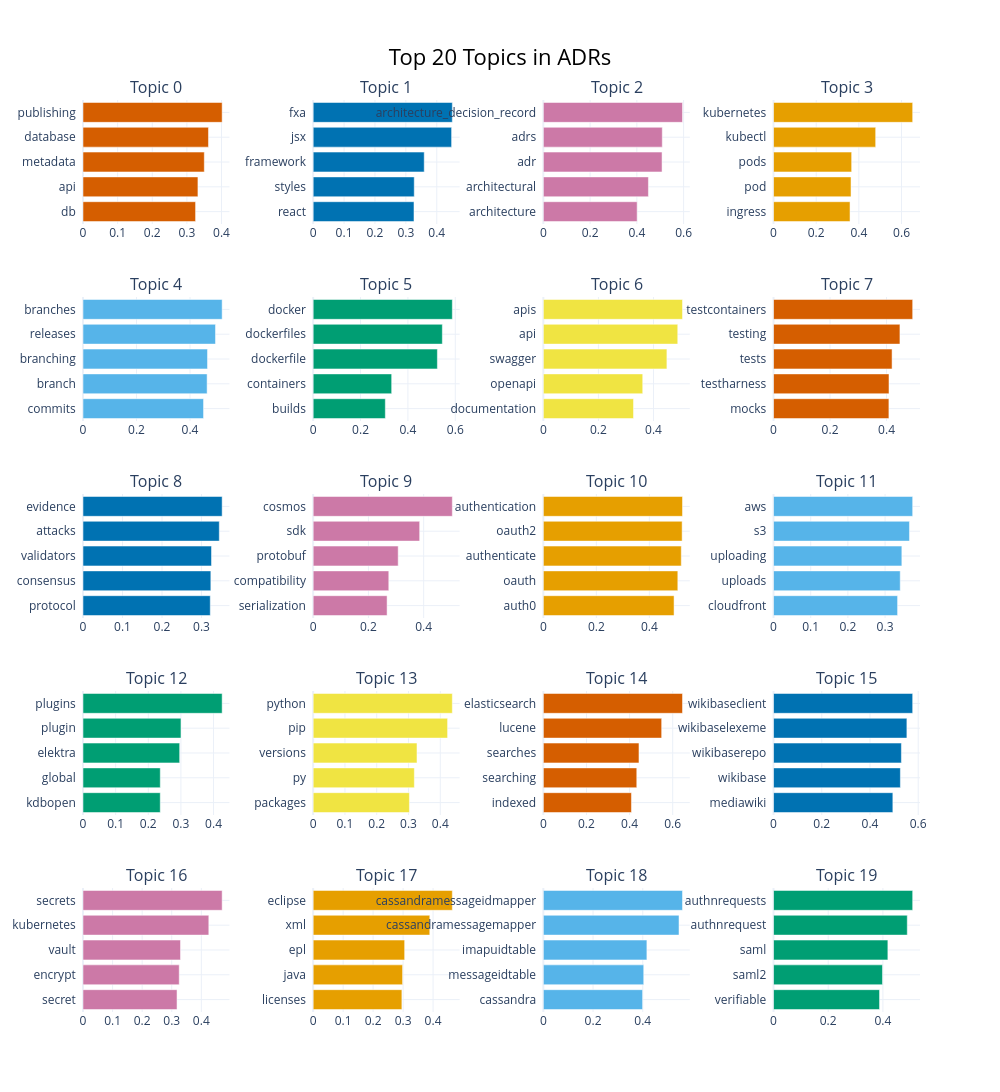

Notebook code cell kept with this figure:
### Code cell
# Bar chart of representative terms for the 20 most prevalent topics.
topic_model.visualize_barchart(
    custom_labels=False,
    top_n_topics=20,
    title="Top 20 Topics in ADRs",
)

### Figure 1 — Plotly figure (JSON) as saved in the notebook; plotly's stock layout.template omitted (floating-point values rounded to 4 significant figures)
{"data": [{"marker": {"color": "#D55E00"}, "orientation": "h", "type": "bar", "x": [0.3251, 0.3319, 0.3503, 0.3623, 0.4018], "xaxis": "x", "y": ["db  ", "api  ", "metadata  ", "database  ", "publishing  "], "yaxis": "y"}, {"marker": {"color": "#0072B2"}, "orientation": "h", "type": "bar", "x": [0.3263, 0.3271, 0.3594, 0.448, 0.4504], "xaxis": "x2", "y": ["react  ", "styles  ", "framework  ", "jsx  ", "fxa  "], "yaxis": "y2"}, {"marker": {"color": "#CC79A7"}, "orientation": "h", "type": "bar", "x": [0.4012, 0.4494, 0.5077, 0.5087, 0.5952], "xaxis": "x3", "y": ["architecture  ", "architectural  ", "adr  ", "adrs  ", "architecture_decision_record  "], "yaxis": "y3"}, {"marker": {"color": "#E69F00"}, "orientation": "h", "type": "bar", "x": [0.3586, 0.3633, 0.3662, 0.4788, 0.6523], "xaxis": "x4", "y": ["ingress  ", "pod  ", "pods  ", "kubectl  ", "kubernetes  "], "yaxis": "y4"}, {"marker": {"color": "#56B4E9"}, "orientation": "h", "type": "bar", "x": [0.4506, 0.4639, 0.4654, 0.4952, 0.5201], "xaxis": "x5", "y": ["commits  ", "branch  ", "branching  ", "releases  ", "branches  "], "yaxis": "y5"}, {"marker": {"color": "#009E73"}, "orientation": "h", "type": "bar", "x": [0.3046, 0.3314, 0.5244, 0.5453, 0.5875], "xaxis": "x6", "y": ["builds  ", "containers  ", "dockerfile  ", "dockerfiles  ", "docker  "], "yaxis": "y6"}, {"marker": {"color": "#F0E442"}, "orientation": "h", "type": "bar", "x": [0.3274, 0.3609, 0.4486, 0.4881, 0.5053], "xaxis": "x7", "y": ["documentation  ", "openapi  ", "swagger  ", "api  ", "apis  "], "yaxis": "y7"}, {"marker": {"color": "#D55E00"}, "orientation": "h", "type": "bar", "x": [0.4084, 0.4087, 0.4197, 0.4475, 0.4926], "xaxis": "x8", "y": ["mocks  ", "testharness  ", "tests  ", "testing  ", "testcontainers  "], "yaxis": "y8"}, {"marker": {"color": "#0072B2"}, "orientation": "h", "type": "bar", "x": [0.3222, 0.3237, 0.3253, 0.3451, 0.3523], "xaxis": "x9", "y": ["protocol  ", "consensus  ", "validators  ", "attacks  ", "evidence  "], "yaxis": "y9"}, {"marker": {"color": "#CC79A7"}, "orientation": "h", "type": "bar", "x": [0.2675, 0.2737, 0.3077, 0.3855, 0.5037], "xaxis": "x10", "y": ["serialization  ", "compatibility  ", "protobuf  ", "sdk  ", "cosmos  "], "yaxis": "y10"}, {"marker": {"color": "#E69F00"}, "orientation": "h", "type": "bar", "x": [0.4934, 0.5075, 0.5206, 0.5238, 0.5252], "xaxis": "x11", "y": ["auth0  ", "oauth  ", "authenticate  ", "oauth2  ", "authentication  "], "yaxis": "y11"}, {"marker": {"color": "#56B4E9"}, "orientation": "h", "type": "bar", "x": [0.3337, 0.3408, 0.3452, 0.3656, 0.3743], "xaxis": "x12", "y": ["cloudfront  ", "uploads  ", "uploading  ", "s3  ", "aws  "], "yaxis": "y12"}, {"marker": {"color": "#009E73"}, "orientation": "h", "type": "bar", "x": [0.2367, 0.2368, 0.2962, 0.3002, 0.4264], "xaxis": "x13", "y": ["kdbopen  ", "global  ", "elektra  ", "plugin  ", "plugins  "], "yaxis": "y13"}, {"marker": {"color": "#F0E442"}, "orientation": "h", "type": "bar", "x": [0.3029, 0.3184, 0.3267, 0.423, 0.4379], "xaxis": "x14", "y": ["packages  ", "py  ", "versions  ", "pip  ", "python  "], "yaxis": "y14"}, {"marker": {"color": "#D55E00"}, "orientation": "h", "type": "bar", "x": [0.4086, 0.4334, 0.4436, 0.5489, 0.6455], "xaxis": "x15", "y": ["indexed  ", "searching  ", "searches  ", "lucene  ", "elasticsearch  "], "yaxis": "y15"}, {"marker": {"color": "#0072B2"}, "orientation": "h", "type": "bar", "x": [0.4948, 0.526, 0.5303, 0.553, 0.577], "xaxis": "x16", "y": ["mediawiki  ", "wikibase  ", "wikibaserepo  ", "wikibaselexeme  ", "wikibaseclient  "], "yaxis": "y16"}, {"marker": {"color": "#CC79A7"}, "orientation": "h", "type": "bar", "x": [0.3179, 0.3253, 0.3296, 0.4253, 0.4704], "xaxis": "x17", "y": ["secret  ", "encrypt  ", "vault  ", "kubernetes  ", "secrets  "], "yaxis": "y17"}, {"marker": {"color": "#E69F00"}, "orientation": "h", "type": "bar", "x": [0.296, 0.2983, 0.3052, 0.389, 0.4643], "xaxis": "x18", "y": ["licenses  ", "java  ", "epl  ", "xml  ", "eclipse  "], "yaxis": "y18"}, {"marker": {"color": "#56B4E9"}, "orientation": "h", "type": "bar", "x": [0.3994, 0.404, 0.4167, 0.5459, 0.56], "xaxis": "x19", "y": ["cassandra  ", "messageidtable  ", "imapuidtable  ", "cassandramessagemapper  ", "cassandramessageidmapper  "], "yaxis": "y19"}, {"marker": {"color": "#009E73"}, "orientation": "h", "type": "bar", "x": [0.3877, 0.3984, 0.4181, 0.4891, 0.5089], "xaxis": "x20", "y": ["verifiable  ", "saml2  ", "saml  ", "authnrequest  ", "authnrequests  "], "yaxis": "y20"}], "layout": {"annotations": [{"font": {"size": 16}, "showarrow": false, "text": "Topic 0", "x": 0.0875, "xanchor": "center", "xref": "paper", "y": 1.0, "yanchor": "bottom", "yref": "paper"}, {"font": {"size": 16}, "showarrow": false, "text": "Topic 1", "x": 0.3625, "xanchor": "center", "xref": "paper", "y": 1.0, "yanchor": "bottom", "yref": "paper"}, {"font": {"size": 16}, "showarrow": false, "text": "Topic 2", "x": 0.6375, "xanchor": "center", "xref": "paper", "y": 1.0, "yanchor": "bottom", "yref": "paper"}, {"font": {"size": 16}, "showarrow": false, "text": "Topic 3", "x": 0.9125, "xanchor": "center", "xref": "paper", "y": 1.0, "yanchor": "bottom", "yref": "paper"}, {"font": {"size": 16}, "showarrow": false, "text": "Topic 4", "x": 0.0875, "xanchor": "center", "xref": "paper", "y": 0.784, "yanchor": "bottom", "yref": "paper"}, {"font": {"size": 16}, "showarrow": false, "text": "Topic 5", "x": 0.3625, "xanchor": "center", "xref": "paper", "y": 0.784, "yanchor": "bottom", "yref": "paper"}, {"font": {"size": 16}, "showarrow": false, "text": "Topic 6", "x": 0.6375, "xanchor": "center", "xref": "paper", "y": 0.784, "yanchor": "bottom", "yref": "paper"}, {"font": {"size": 16}, "showarrow": false, "text": "Topic 7", "x": 0.9125, "xanchor": "center", "xref": "paper", "y": 0.784, "yanchor": "bottom", "yref": "paper"}, {"font": {"size": 16}, "showarrow": false, "text": "Topic 8", "x": 0.0875, "xanchor": "center", "xref": "paper", "y": 0.568, "yanchor": "bottom", "yref": "paper"}, {"font": {"size": 16}, "showarrow": false, "text": "Topic 9", "x": 0.3625, "xanchor": "center", "xref": "paper", "y": 0.568, "yanchor": "bottom", "yref": "paper"}, {"font": {"size": 16}, "showarrow": false, "text": "Topic 10", "x": 0.6375, "xanchor": "center", "xref": "paper", "y": 0.568, "yanchor": "bottom", "yref": "paper"}, {"font": {"size": 16}, "showarrow": false, "text": "Topic 11", "x": 0.9125, "xanchor": "center", "xref": "paper", "y": 0.568, "yanchor": "bottom", "yref": "paper"}, {"font": {"size": 16}, "showarrow": false, "text": "Topic 12", "x": 0.0875, "xanchor": "center", "xref": "paper", "y": 0.352, "yanchor": "bottom", "yref": "paper"}, {"font": {"size": 16}, "showarrow": false, "text": "Topic 13", "x": 0.3625, "xanchor": "center", "xref": "paper", "y": 0.352, "yanchor": "bottom", "yref": "paper"}, {"font": {"size": 16}, "showarrow": false, "text": "Topic 14", "x": 0.6375, "xanchor": "center", "xref": "paper", "y": 0.352, "yanchor": "bottom", "yref": "paper"}, {"font": {"size": 16}, "showarrow": false, "text": "Topic 15", "x": 0.9125, "xanchor": "center", "xref": "paper", "y": 0.352, "yanchor": "bottom", "yref": "paper"}, {"font": {"size": 16}, "showarrow": false, "text": "Topic 16", "x": 0.0875, "xanchor": "center", "xref": "paper", "y": 0.136, "yanchor": "bottom", "yref": "paper"}, {"font": {"size": 16}, "showarrow": false, "text": "Topic 17", "x": 0.3625, "xanchor": "center", "xref": "paper", "y": 0.136, "yanchor": "bottom", "yref": "paper"}, {"font": {"size": 16}, "showarrow": false, "text": "Topic 18", "x": 0.6375, "xanchor": "center", "xref": "paper", "y": 0.136, "yanchor": "bottom", "yref": "paper"}, {"font": {"size": 16}, "showarrow": false, "text": "Topic 19", "x": 0.9125, "xanchor": "center", "xref": "paper", "y": 0.136, "yanchor": "bottom", "yref": "paper"}], "height": 1250, "hoverlabel": {"bgcolor": "white", "font": {"family": "Rockwell", "size": 16}}, "showlegend": false, "title": {"font": {"color": "Black", "size": 22}, "text": "Top 20 Topics in ADRs", "x": 0.5, "xanchor": "center", "yanchor": "top"}, "width": 1000, "xaxis": {"anchor": "y", "domain": [0, 0.175], "showgrid": true}, "xaxis10": {"anchor": "y10", "domain": [0.275, 0.45], "showgrid": true}, "xaxis11": {"anchor": "y11", "domain": [0.55, 0.725], "showgrid": true}, "xaxis12": {"anchor": "y12", "domain": [0.825, 1], "showgrid": true}, "xaxis13": {"anchor": "y13", "domain": [0, 0.175], "showgrid": true}, "xaxis14": {"anchor": "y14", "domain": [0.275, 0.45], "showgrid": true}, "xaxis15": {"anchor": "y15", "domain": [0.55, 0.725], "showgrid": true}, "xaxis16": {"anchor": "y16", "domain": [0.825, 1], "showgrid": true}, "xaxis17": {"anchor": "y17", "domain": [0, 0.175], "showgrid": true}, "xaxis18": {"anchor": "y18", "domain": [0.275, 0.45], "showgrid": true}, "xaxis19": {"anchor": "y19", "domain": [0.55, 0.725], "showgrid": true}, "xaxis2": {"anchor": "y2", "domain": [0.275, 0.45], "showgrid": true}, "xaxis20": {"anchor": "y20", "domain": [0.825, 1], "showgrid": true}, "xaxis3": {"anchor": "y3", "domain": [0.55, 0.725], "showgrid": true}, "xaxis4": {"anchor": "y4", "domain": [0.825, 1], "showgrid": true}, "xaxis5": {"anchor": "y5", "domain": [0, 0.175], "showgrid": true}, "xaxis6": {"anchor": "y6", "domain": [0.275, 0.45], "showgrid": true}, "xaxis7": {"anchor": "y7", "domain": [0.55, 0.725], "showgrid": true}, "xaxis8": {"anchor": "y8", "domain": [0.825, 1], "showgrid": true}, "xaxis9": {"anchor": "y9", "domain": [0, 0.175], "showgrid": true}, "yaxis": {"anchor": "x", "domain": [0.864, 1.0], "showgrid": true}, "yaxis10": {"anchor": "x10", "domain": [0.432, 0.568], "showgrid": true}, "yaxis11": {"anchor": "x11", "domain": [0.432, 0.568], "showgrid": true}, "yaxis12": {"anchor": "x12", "domain": [0.432, 0.568], "showgrid": true}, "yaxis13": {"anchor": "x13", "domain": [0.216, 0.352], "showgrid": true}, "yaxis14": {"anchor": "x14", "domain": [0.216, 0.352], "showgrid": true}, "yaxis15": {"anchor": "x15", "domain": [0.216, 0.352], "showgrid": true}, "yaxis16": {"anchor": "x16", "domain": [0.216, 0.352], "showgrid": true}, "yaxis17": {"anchor": "x17", "domain": [0, 0.136], "showgrid": true}, "yaxis18": {"anchor": "x18", "domain": [0, 0.136], "showgrid": true}, "yaxis19": {"anchor": "x19", "domain": [0, 0.136], "showgrid": true}, "yaxis2": {"anchor": "x2", "domain": [0.864, 1.0], "showgrid": true}, "yaxis20": {"anchor": "x20", "domain": [0, 0.136], "showgrid": true}, "yaxis3": {"anchor": "x3", "domain": [0.864, 1.0], "showgrid": true}, "yaxis4": {"anchor": "x4", "domain": [0.864, 1.0], "showgrid": true}, "yaxis5": {"anchor": "x5", "domain": [0.648, 0.784], "showgrid": true}, "yaxis6": {"anchor": "x6", "domain": [0.648, 0.784], "showgrid": true}, "yaxis7": {"anchor": "x7", "domain": [0.648, 0.784], "showgrid": true}, "yaxis8": {"anchor": "x8", "domain": [0.648, 0.784], "showgrid": true}, "yaxis9": {"anchor": "x9", "domain": [0.432, 0.568], "showgrid": true}}}
